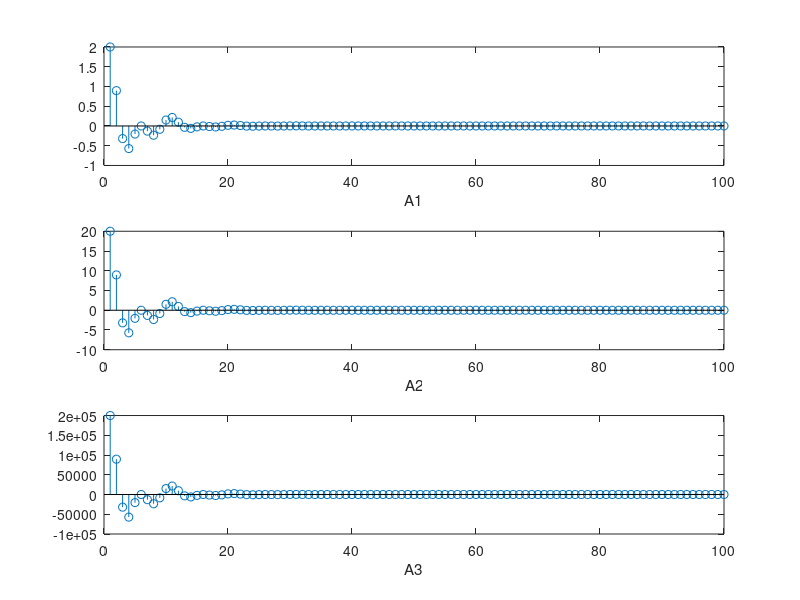

The MATLAB script that drew this image:
%a)
n = 0:99;
s1 = cos(2*pi*0.1*n);
s2 = cos(2*pi*0.2*n);
s = s1 + s2
stem(s)

%b)
exponencial = 0.8.^n;
x  = exponencial .* s;
stem(x)

%c)
A1 = 1;
A2 = 10;
A3 = 100000

subplot(3,1,1)
stem(x*A1)
xlabel('A1')
subplot(3,1,2)
stem(x*A2)
xlabel('A2')
subplot(3,1,3)
stem(x*A3)
xlabel('A3')
